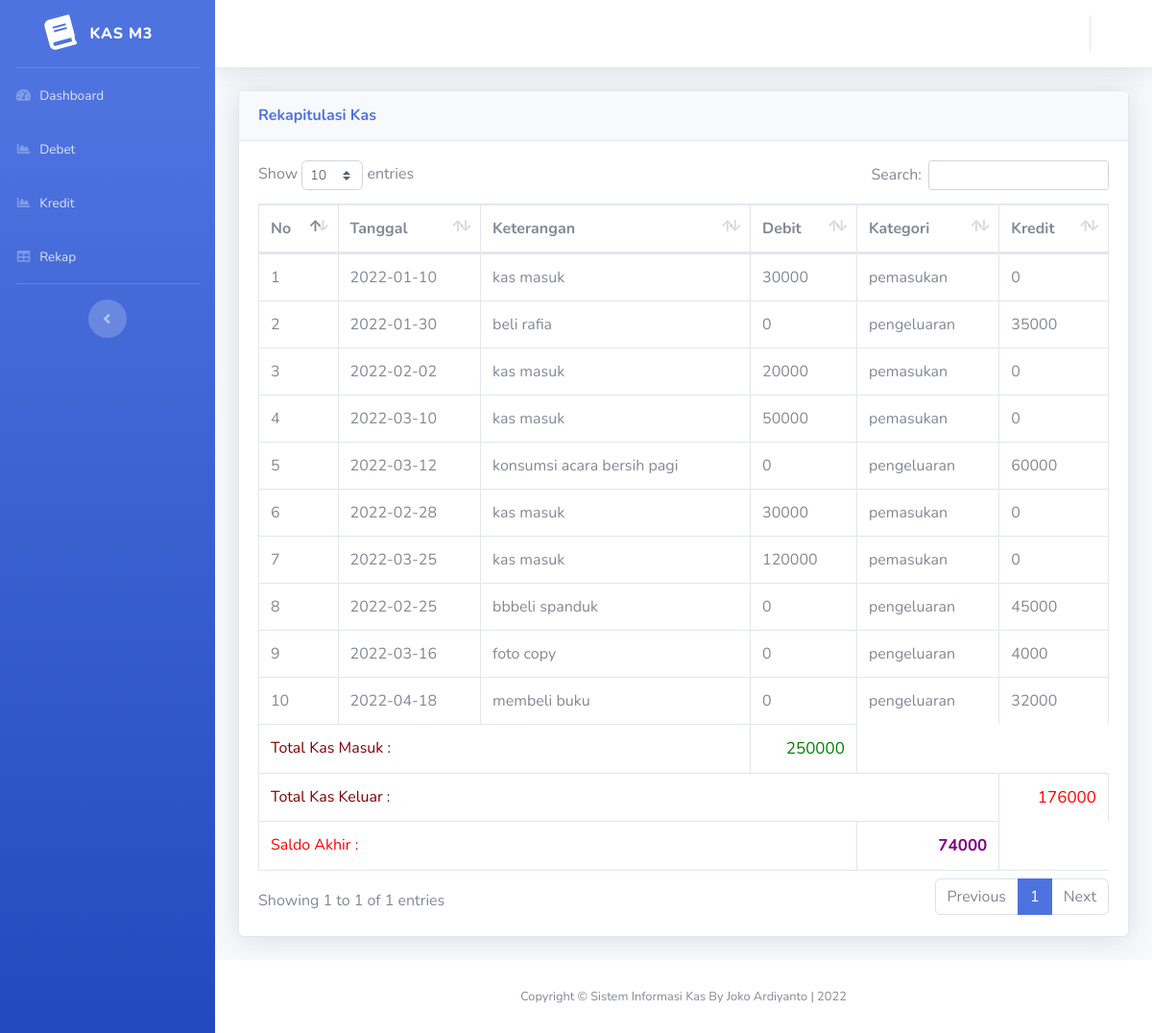
/index.php/data, run on the app's committed database.
### tables this page shows
CREATE TABLE `catatan` (
  `id_note` int(11) NOT NULL,
  `tanggal` date NOT NULL,
  `keterangan` text NOT NULL,
  `pemasukan` int(11) NOT NULL,
  `jenis` varchar(100) NOT NULL,
  `pengeluaran` int(11) NOT NULL
);

### application/controllers/Data.php (called while the page is built, shortened)
<?php
class Data extends CI_Controller {
    public function __construct()
    {
        $this->load->model('M_rekap');
    }
    public function index(){
        $data['rekap'] = $this->M_rekap->show_data()->result();
        $masuk = $this->db->query("SELECT SUM(pemasukan) AS total FROM catatan")->row()->total;
        $keluar = $this->db->query("SELECT SUM(pengeluaran) AS total FROM catatan")->row()->total;
        $data['total_masuk'] = $masuk;
        $data['total_keluar'] = $keluar;
        $data['title'] = 'Rekapitulasi';
        $this->load->view('home/header', $data);
        $this->load->view('home/sidebar');
        $this->load->view('home/topbar');
        $this->load->view('home/index1', $data);
        $this->load->view('home/footer');
    }
}

### index.php (called while the page is built, shortened)
<?php
require_once BASEPATH.'core/CodeIgniter.php';

### application/models/M_rekap.php (called while the page is built, shortened)
<!-- <?php
class M_rekap extends CI_Model{
    public function show_data(){
        return $this->db->get('catatan');
    }
}
?> -->

### application/views/home/index1.php (the view)
<div class="container-fluid">
<div class="card shadow mb-4">
    <div class="card-header py-3">
        <h6 class="m-0 font-weight-bold text-primary">Rekapitulasi Kas</h6>
    </div>
    <div class="card-body">
        <div class="table-responsive">
            <table class="table table-bordered" id="dataTable" width="100%" cellspacing="0">
                <thead>
                    <tr>
                        <th>No</th>
                        <th>Tanggal</th>
                        <th>Keterangan</th>
                        <th>Debit</th>
                        <th>Kategori</th>
                        <th>Kredit</th>
                    </tr>
                </thead>
                <?php
                $no=1;
                foreach($rekap as $rk) :
                ?>
                <tbody>
                    <tr>
                        <td><?php echo $no++ ?></td>
                        <td><?php echo $rk->tanggal ?></td>
                        <td><?php echo $rk->keterangan?></td>
                        <td><?php echo $rk->pemasukan ?></td>
                        <td><?php echo $rk->jenis ?></td>
                        <td><?php echo $rk->pengeluaran ?></td>
                    </tr>
                    <?php
                    endforeach;
                    ?>
                            <tr>
                                <td colspan="3" style="text-align: left; font-size: 16px; color: maroon;">Total Kas Masuk :</td>
                                <td style="font-size: 17px; text-align: right; "><font style="color: green;"><?php echo $total_masuk; ?></font></td>
                            </tr>
                            <tr>
                                <td colspan="5" style="text-align: left; font-size: 16px; color: maroon;">Total Kas Keluar :</td>
                                <td style="font-size: 17px; text-align: right; "><font style="color: red;"><?php echo $total_keluar;  ?></font></td>
                            </tr>
                            <tr>
                                <td colspan="4" style="text-align: left; font-size: 16px; color: red;">Saldo Akhir :</td>
                                <th style="font-size: 17px; text-align: right;"><font style="color: purple;"><?php echo $total_masuk - $total_keluar;  ?></font></th>
                            </tr>
                </tbody>
            </table>
        </div>
    </div>
</div>
</div>
</div>

### application/views/home/header.php (shortened to what this page needs)
<!DOCTYPE html>
<html lang="en">
<head>
    <link href="<?php echo base_url() ?>assets/vendor/fontawesome-free/css/all.min.css" rel="stylesheet" type="text/css">
    <link href="<?php echo base_url() ?>assets/css/sb-admin-2.min.css" rel="stylesheet">
    <link href="<?php echo base_url() ?>assets/vendor/datatables/dataTables.bootstrap4.min.css" rel="stylesheet">
</head>
<body id="page-top">
    <div id="wrapper">

### application/views/home/sidebar.php
<ul class="navbar-nav bg-gradient-primary sidebar sidebar-dark accordion" id="accordionSidebar">
<a class="sidebar-brand d-flex align-items-center justify-content-center" href="#">
    <div class="sidebar-brand-icon rotate-n-15">
        <i class="fas fa-book"></i>
    </div>
    <div class="sidebar-brand-text mx-3">KAS M3</div>
</a>
<hr class="sidebar-divider my-0">
<li class="nav-item">
    <a class="nav-link" href="<?php echo base_url('dashboard'); ?>">
        <i class="fas fa-fw fa-tachometer-alt"></i>
        <span>Dashboard</span></a>
</li>
<li class="nav-item">
    <a class="nav-link" href="<?php echo base_url('debet'); ?>">
        <i class="fas fa-fw fa-chart-area"></i>
        <span>Debet</span></a>
</li>
<li class="nav-item">
    <a class="nav-link" href="<?php echo base_url('kredit'); ?>">
        <i class="fas fa-fw fa-chart-area"></i>
        <span>Kredit</span></a>
</li>
<li class="nav-item">
    <a class="nav-link" href="<?php echo base_url('Data'); ?>">
        <i class="fas fa-fw fa-table"></i>
        <span>Rekap</span></a>
</li>
<hr class="sidebar-divider d-none d-md-block">
<div class="text-center d-none d-md-inline">
    <button class="rounded-circle border-0" id="sidebarToggle"></button>
</div>
</ul>

### application/views/home/topbar.php (shortened to what this page needs)
<div id="content-wrapper" class="d-flex flex-column">
<div id="content">
    <nav class="navbar navbar-expand navbar-light bg-white topbar mb-4 static-top shadow">
        <ul class="navbar-nav ml-auto">
            <li class="nav-item dropdown no-arrow">
                <a class="nav-link dropdown-toggle" href="#" id="userDropdown" role="button"
                    data-toggle="dropdown" aria-haspopup="true" aria-expanded="false">
                </a>
            </li>
        </ul>
    </nav>

### application/views/home/footer.php (shortened to what this page needs)
 <footer class="sticky-footer bg-white">
                <div class="container my-auto">
                    <div class="copyright text-center my-auto">
                        <span>Copyright &copy; Sistem Informasi Kas By Joko Ardiyanto | 2022</span>
                    </div>
                </div>
            </footer>
        </div>
    </div>
</body>
</html>

### data on the page
catatan: tanggal "2022-01-10", keterangan "kas masuk", pemasukan "30000", jenis "pemasukan", pengeluaran "0"
catatan: tanggal "2022-01-30", keterangan "beli rafia", pemasukan "0", jenis "pengeluaran", pengeluaran "35000"
catatan: tanggal "2022-02-02", keterangan "kas masuk", pemasukan "20000", jenis "pemasukan", pengeluaran "0"
catatan: tanggal "2022-03-10", keterangan "kas masuk", pemasukan "50000", jenis "pemasukan", pengeluaran "0"
catatan: tanggal "2022-03-12", keterangan "konsumsi acara bersih pagi", pemasukan "0", jenis "pengeluaran", pengeluaran "60000"
catatan: tanggal "2022-02-28", keterangan "kas masuk", pemasukan "30000", jenis "pemasukan", pengeluaran "0"
catatan: tanggal "2022-03-25", keterangan "kas masuk", pemasukan "120000", jenis "pemasukan", pengeluaran "0"
catatan: tanggal "2022-02-25", keterangan "bbbeli spanduk", pemasukan "0", jenis "pengeluaran", pengeluaran "45000"
catatan: tanggal "2022-03-16", keterangan "foto copy", pemasukan "0", jenis "pengeluaran", pengeluaran "4000"
catatan: tanggal "2022-04-18", keterangan "membeli buku", pemasukan "0", jenis "pengeluaran", pengeluaran "32000"

### other printed values
$total_masuk "250000"
$total_keluar "176000"
$total_masuk - $total_keluar "74000"
